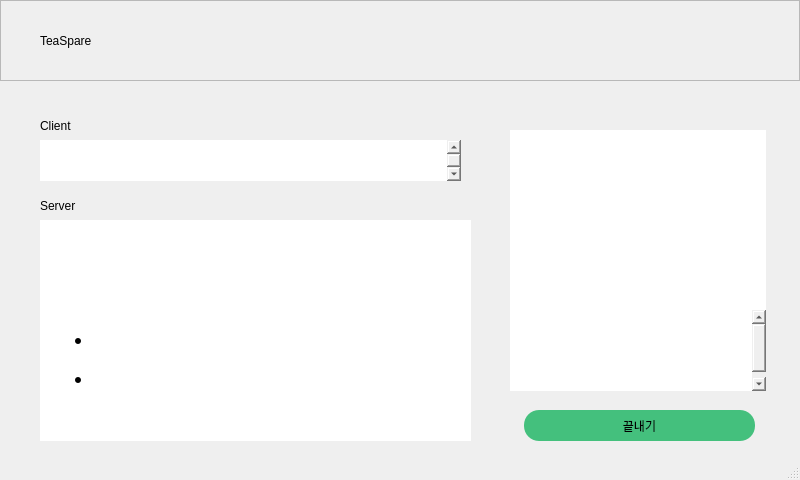
<?xml version="1.0" encoding="UTF-8"?>
<ui version="4.0">
 <class>MainWindow</class>
 <widget class="QMainWindow" name="MainWindow">
  <property name="windowModality">
   <enum>Qt::NonModal</enum>
  </property>
  <property name="geometry">
   <rect>
    <x>0</x>
    <y>0</y>
    <width>800</width>
    <height>480</height>
   </rect>
  </property>
  <property name="maximumSize">
   <size>
    <width>800</width>
    <height>480</height>
   </size>
  </property>
  <property name="windowTitle">
   <string>MainWindow</string>
  </property>
  <property name="windowOpacity">
   <double>1.000000000000000</double>
  </property>
  <property name="layoutDirection">
   <enum>Qt::LeftToRight</enum>
  </property>
  <property name="autoFillBackground">
   <bool>false</bool>
  </property>
  <property name="styleSheet">
   <string notr="true">background-color: '#2B2B2D';</string>
  </property>
  <property name="windowFilePath">
   <string notr="true"/>
  </property>
  <property name="inputMethodHints">
   <set>Qt::ImhNone</set>
  </property>
  <widget class="QWidget" name="centralwidget">
   <widget class="QFrame" name="frame">
    <property name="geometry">
     <rect>
      <x>0</x>
      <y>0</y>
      <width>800</width>
      <height>81</height>
     </rect>
    </property>
    <property name="styleSheet">
     <string notr="true">background-color: '#373739';</string>
    </property>
    <property name="frameShape">
     <enum>QFrame::StyledPanel</enum>
    </property>
    <property name="frameShadow">
     <enum>QFrame::Raised</enum>
    </property>
    <widget class="QLabel" name="label">
     <property name="geometry">
      <rect>
       <x>40</x>
       <y>20</y>
       <width>181</width>
       <height>41</height>
      </rect>
     </property>
     <property name="layoutDirection">
      <enum>Qt::LeftToRight</enum>
     </property>
     <property name="styleSheet">
      <string notr="true">color: 'white';
font: 18pt &quot;Arial Rounded MT Bold&quot;;</string>
     </property>
     <property name="text">
      <string>TeaSpare</string>
     </property>
    </widget>
    <widget class="QPushButton" name="pushButton_2">
     <property name="geometry">
      <rect>
       <x>670</x>
       <y>20</y>
       <width>75</width>
       <height>51</height>
      </rect>
     </property>
     <property name="styleSheet">
      <string notr="true">border: none;</string>
     </property>
     <property name="text">
      <string/>
     </property>
     <property name="icon">
      <iconset>
       <normaloff>aistart.png</normaloff>aistart.png</iconset>
     </property>
     <property name="iconSize">
      <size>
       <width>30</width>
       <height>30</height>
      </size>
     </property>
    </widget>
   </widget>
   <widget class="QFrame" name="frame_2">
    <property name="geometry">
     <rect>
      <x>20</x>
      <y>90</y>
      <width>471</width>
      <height>371</height>
     </rect>
    </property>
    <property name="styleSheet">
     <string notr="true">background-color: '#373739';
border-radius: 20px;</string>
    </property>
    <property name="frameShape">
     <enum>QFrame::StyledPanel</enum>
    </property>
    <property name="frameShadow">
     <enum>QFrame::Raised</enum>
    </property>
    <widget class="QLabel" name="label_2">
     <property name="geometry">
      <rect>
       <x>20</x>
       <y>110</y>
       <width>56</width>
       <height>12</height>
      </rect>
     </property>
     <property name="styleSheet">
      <string notr="true">color: '#44C07D';
font: 12pt &quot;Arial&quot;;</string>
     </property>
     <property name="text">
      <string>Server</string>
     </property>
    </widget>
    <widget class="QTextBrowser" name="textBrowser">
     <property name="geometry">
      <rect>
       <x>20</x>
       <y>50</y>
       <width>421</width>
       <height>41</height>
      </rect>
     </property>
     <property name="font">
      <font>
       <family>나눔고딕</family>
       <pointsize>10</pointsize>
      </font>
     </property>
     <property name="html">
      <string>&lt;!DOCTYPE HTML PUBLIC &quot;-//W3C//DTD HTML 4.0//EN&quot; &quot;http://www.w3.org/TR/REC-html40/strict.dtd&quot;&gt;
&lt;html&gt;&lt;head&gt;&lt;meta name=&quot;qrichtext&quot; content=&quot;1&quot; /&gt;&lt;style type=&quot;text/css&quot;&gt;
p, li { white-space: pre-wrap; }
&lt;/style&gt;&lt;/head&gt;&lt;body style=&quot; font-family:'나눔고딕'; font-size:10pt; font-weight:400; font-style:normal;&quot;&gt;
&lt;p style=&quot; margin-top:10px; margin-bottom:0px; margin-left:0px; margin-right:0px; -qt-block-indent:0; text-indent:0px;&quot;&gt;&lt;span style=&quot; font-family:'Gulim'; color:#ffffff;&quot;&gt;오늘 중요한 미팅이 있어서 너무 긴장 돼.&lt;br /&gt;도움이 되는 차가 있을까?&lt;/span&gt;&lt;/p&gt;&lt;/body&gt;&lt;/html&gt;</string>
     </property>
    </widget>
    <widget class="QLabel" name="label_3">
     <property name="geometry">
      <rect>
       <x>20</x>
       <y>30</y>
       <width>56</width>
       <height>12</height>
      </rect>
     </property>
     <property name="styleSheet">
      <string notr="true">color: '#44C07D';
font: 12pt &quot;Arial&quot;;</string>
     </property>
     <property name="text">
      <string>Client</string>
     </property>
    </widget>
    <widget class="QTextBrowser" name="textBrowser_2">
     <property name="geometry">
      <rect>
       <x>20</x>
       <y>130</y>
       <width>431</width>
       <height>221</height>
      </rect>
     </property>
     <property name="font">
      <font>
       <family>나눔고딕</family>
       <pointsize>11</pointsize>
      </font>
     </property>
     <property name="html">
      <string>&lt;!DOCTYPE HTML PUBLIC &quot;-//W3C//DTD HTML 4.0//EN&quot; &quot;http://www.w3.org/TR/REC-html40/strict.dtd&quot;&gt;
&lt;html&gt;&lt;head&gt;&lt;meta name=&quot;qrichtext&quot; content=&quot;1&quot; /&gt;&lt;style type=&quot;text/css&quot;&gt;
p, li { white-space: pre-wrap; }
&lt;/style&gt;&lt;/head&gt;&lt;body style=&quot; font-family:'나눔고딕'; font-size:11pt; font-weight:400; font-style:normal;&quot;&gt;
&lt;p style=&quot; margin-top:0px; margin-bottom:0px; margin-left:0px; margin-right:0px; -qt-block-indent:0; text-indent:0px;&quot;&gt;&lt;span style=&quot; font-family:'Gulim'; font-size:10pt; color:#ffffff;&quot;&gt;오늘 중요한 미팅 때문에 긴장되시겠군요. 긴장을 완화시키고 마음을 진정시켜 줄 수 있는 차로는 '카모마일 차'를 추천드립니다. &lt;/span&gt;&lt;/p&gt;
&lt;p style=&quot;-qt-paragraph-type:empty; margin-top:0px; margin-bottom:0px; margin-left:0px; margin-right:0px; -qt-block-indent:0; text-indent:0px; font-family:'Gulim'; font-size:10pt; color:#ffffff;&quot;&gt;&lt;br /&gt;&lt;/p&gt;
&lt;p style=&quot; margin-top:0px; margin-bottom:0px; margin-left:0px; margin-right:0px; -qt-block-indent:0; text-indent:0px;&quot;&gt;&lt;span style=&quot; font-family:'Gulim'; font-size:10pt; color:#ffffff;&quot;&gt;카모마일에는 아피제닌이라는 성분이 함유되어 있어, 뇌에서 스트레스를 받을 때 활성화되는 특정 수용체에 결합하여 긴장을 완화시키는 데 도움을 줍니다.&lt;/span&gt;&lt;/p&gt;
&lt;ul style=&quot;margin-top: 0px; margin-bottom: 0px; margin-left: 0px; margin-right: 0px; -qt-list-indent: 1;&quot;&gt;&lt;li style=&quot; font-family:'Gulim'; font-size:10pt; color:#ffffff;&quot; style=&quot; margin-top:12px; margin-bottom:0px; margin-left:0px; margin-right:0px; -qt-block-indent:0; text-indent:0px;&quot;&gt; 미팅 전 몇 시간 동안 따뜻한 카모마일 차를 천천히 마시면서 마음을 진정시키세요.&lt;/li&gt;
&lt;li style=&quot; font-family:'Gulim'; font-size:10pt; color:#ffffff;&quot; style=&quot; margin-top:0px; margin-bottom:0px; margin-left:0px; margin-right:0px; -qt-block-indent:0; text-indent:0px;&quot;&gt;카모마일 차를 통해 긴장을 조금이나마 덜어낼 수 있기를 바랍니다&lt;/li&gt;&lt;/ul&gt;
&lt;p style=&quot;-qt-paragraph-type:empty; margin-top:0px; margin-bottom:0px; margin-left:0px; margin-right:0px; -qt-block-indent:0; text-indent:0px; font-family:'Gulim'; font-size:10pt; color:#ffffff;&quot;&gt;&lt;br /&gt;&lt;/p&gt;
&lt;p style=&quot; margin-top:0px; margin-bottom:0px; margin-left:0px; margin-right:0px; -qt-block-indent:0; text-indent:0px;&quot;&gt;&lt;span style=&quot; font-family:'Gulim'; font-size:10pt; color:#ffffff;&quot;&gt;오늘 미팅이 성공적으로 잘 진행되길 응원할게요! 화이팅입니다!&lt;/span&gt;&lt;/p&gt;&lt;/body&gt;&lt;/html&gt;</string>
     </property>
    </widget>
   </widget>
   <widget class="QFrame" name="frame_3">
    <property name="geometry">
     <rect>
      <x>500</x>
      <y>90</y>
      <width>281</width>
      <height>371</height>
     </rect>
    </property>
    <property name="styleSheet">
     <string notr="true">background-color: '#373739';
border-radius: 20px;</string>
    </property>
    <property name="frameShape">
     <enum>QFrame::StyledPanel</enum>
    </property>
    <property name="frameShadow">
     <enum>QFrame::Raised</enum>
    </property>
    <widget class="QTextBrowser" name="textBrowser_3">
     <property name="geometry">
      <rect>
       <x>10</x>
       <y>40</y>
       <width>256</width>
       <height>192</height>
      </rect>
     </property>
     <property name="html">
      <string>&lt;!DOCTYPE HTML PUBLIC &quot;-//W3C//DTD HTML 4.0//EN&quot; &quot;http://www.w3.org/TR/REC-html40/strict.dtd&quot;&gt;
&lt;html&gt;&lt;head&gt;&lt;meta name=&quot;qrichtext&quot; content=&quot;1&quot; /&gt;&lt;style type=&quot;text/css&quot;&gt;
p, li { white-space: pre-wrap; }
&lt;/style&gt;&lt;/head&gt;&lt;body style=&quot; font-family:'Gulim'; font-size:9pt; font-weight:400; font-style:normal;&quot;&gt;
&lt;p style=&quot;-qt-paragraph-type:empty; margin-top:0px; margin-bottom:0px; margin-left:0px; margin-right:0px; -qt-block-indent:0; text-indent:0px;&quot;&gt;&lt;br /&gt;&lt;/p&gt;&lt;/body&gt;&lt;/html&gt;</string>
     </property>
    </widget>
    <widget class="QLabel" name="label_4">
     <property name="geometry">
      <rect>
       <x>20</x>
       <y>10</y>
       <width>241</width>
       <height>151</height>
      </rect>
     </property>
     <property name="contextMenuPolicy">
      <enum>Qt::NoContextMenu</enum>
     </property>
     <property name="text">
      <string/>
     </property>
     <property name="pixmap">
      <pixmap>flower1.png</pixmap>
     </property>
     <property name="scaledContents">
      <bool>true</bool>
     </property>
    </widget>
    <widget class="QLabel" name="label_5">
     <property name="geometry">
      <rect>
       <x>90</x>
       <y>170</y>
       <width>111</width>
       <height>31</height>
      </rect>
     </property>
     <property name="layoutDirection">
      <enum>Qt::LeftToRight</enum>
     </property>
     <property name="styleSheet">
      <string notr="true">color: rgb(255, 255, 255);
font: 87 20pt &quot;나눔스퀘어 네오 OTF Heavy&quot;;
text-align: center;</string>
     </property>
     <property name="text">
      <string>카모바일</string>
     </property>
    </widget>
    <widget class="QPushButton" name="pushButton">
     <property name="geometry">
      <rect>
       <x>24</x>
       <y>320</y>
       <width>231</width>
       <height>31</height>
      </rect>
     </property>
     <property name="autoFillBackground">
      <bool>false</bool>
     </property>
     <property name="styleSheet">
      <string notr="true">background-color: rgb(68, 192, 125);
font: 63 13pt &quot;나눔고딕&quot;;
border-radius: 15px;
color: 'white';</string>
     </property>
     <property name="text">
      <string>끝내기</string>
     </property>
    </widget>
    <widget class="QTextBrowser" name="textBrowser_4">
     <property name="geometry">
      <rect>
       <x>10</x>
       <y>220</y>
       <width>256</width>
       <height>81</height>
      </rect>
     </property>
     <property name="html">
      <string>&lt;!DOCTYPE HTML PUBLIC &quot;-//W3C//DTD HTML 4.0//EN&quot; &quot;http://www.w3.org/TR/REC-html40/strict.dtd&quot;&gt;
&lt;html&gt;&lt;head&gt;&lt;meta name=&quot;qrichtext&quot; content=&quot;1&quot; /&gt;&lt;style type=&quot;text/css&quot;&gt;
p, li { white-space: pre-wrap; }
&lt;/style&gt;&lt;/head&gt;&lt;body style=&quot; font-family:'Gulim'; font-size:9pt; font-weight:400; font-style:normal;&quot;&gt;
&lt;p align=&quot;center&quot; style=&quot; margin-top:0px; margin-bottom:0px; margin-left:0px; margin-right:0px; -qt-block-indent:0; text-indent:0px;&quot;&gt;&lt;span style=&quot; font-size:10pt; color:#ffffff;&quot;&gt;카모마일 차는 진정 효과가 있어 스트레스를 해소하고 안정감을 가져다 줄 수 있습니다. 특히 속이 울렁거리는 경우나 긴장된 경우에 좋습니다.&lt;/span&gt;&lt;/p&gt;&lt;/body&gt;&lt;/html&gt;</string>
     </property>
    </widget>
   </widget>
  </widget>
  <widget class="QStatusBar" name="statusbar"/>
 </widget>
 <resources/>
 <connections/>
</ui>
